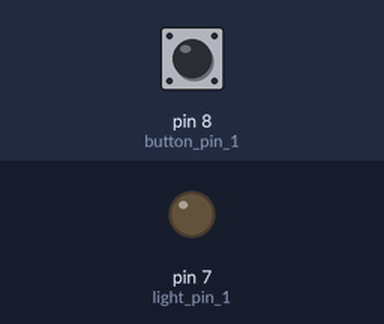
This sketch was run on a simulated Arduino Uno, built with avr-gcc and run on an emulated ATmega328P. Parts: output pins drawn as LEDs (lit = HIGH). The test bench sets the inputs (shaded band); at power-on: pin 8 (button_pin_1) LOW.

Above: at 1.2 s.
1.3 s: pin 8 (button_pin_1) pulled HIGH for 0.15 s
At 1.37 s:
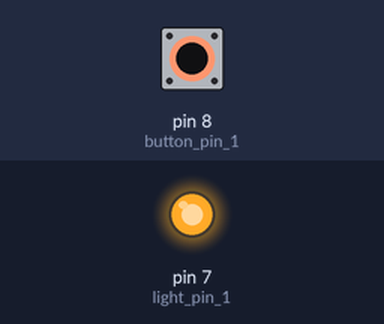
2.9 s: pin 8 (button_pin_1) pulled HIGH for 3.2 s
At 7.1 s:
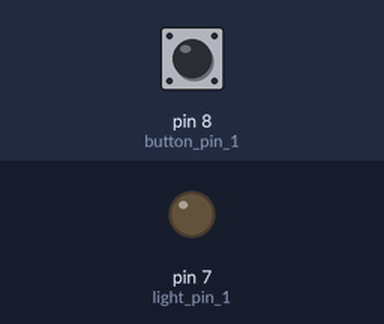
Timing chart, 0 to 8.6 s (numbered marks = the images above; inputs shaded):
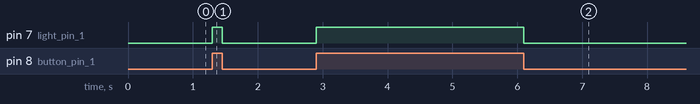

Measured:
- after the input at 1.3 s, pin 7 (light_pin_1): LOW → HIGH at once, → LOW 0.15 s later
- after the input at 2.9 s, pin 7 (light_pin_1): LOW → HIGH at once, → LOW 3.2 s later

The sketch:

reverse0318.ino
```cpp
int button_pin_1 = 8;
int light_pin_1 = 7;

int buttonstate_1 ;

void setup() {
  // put your setup code here, to run once:
  pinMode(light_pin_1, OUTPUT);
  pinMode(button_pin_1, INPUT);

}

void loop() {
  // put your main code here, to run repeatedly:
  // buttonstate_1 = digitalRead(button_pin_1);

  if(digitalRead(button_pin_1) == HIGH){
    digitalWrite(light_pin_1, HIGH);
  }else{
    digitalWrite(light_pin_1, LOW);
  }
}
```
